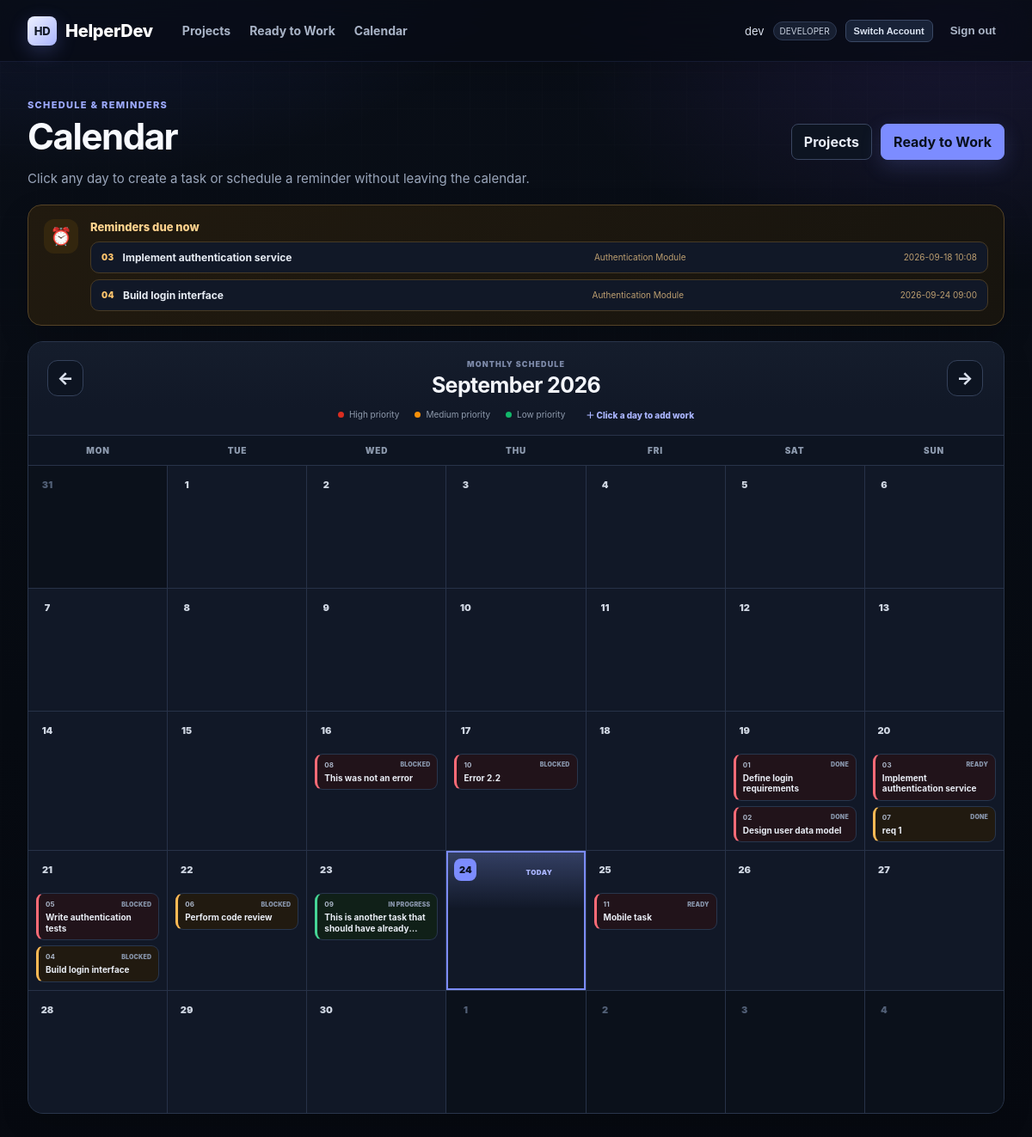
The app's page /calendar (signed in) with its own data.
### tables this page shows
CREATE TABLE users (
    id INTEGER PRIMARY KEY AUTOINCREMENT,
    username TEXT NOT NULL UNIQUE,
    password_hash TEXT NOT NULL,
    role TEXT NOT NULL CHECK(role IN ('DEVELOPER','PROJECT_MANAGER','ADMIN'))
);

CREATE TABLE tasks (
    id INTEGER PRIMARY KEY AUTOINCREMENT,
    project_id INTEGER NOT NULL REFERENCES projects(id) ON DELETE CASCADE,
    title TEXT NOT NULL,
    description TEXT NOT NULL DEFAULT '',
    task_type TEXT NOT NULL CHECK(task_type IN ('REQUIREMENTS','DESIGN','IMPLEMENTATION','BUG_FIX','TESTING','REVIEW','DOCUMENTATION','DEPLOYMENT')),
    priority TEXT NOT NULL CHECK(priority IN ('HIGH','MEDIUM','LOW')),
    progress_status TEXT NOT NULL DEFAULT 'PLANNED' CHECK(progress_status IN ('PLANNED','IN_PROGRESS','DONE')),
    assignee_id INTEGER REFERENCES users(id) ON DELETE SET NULL,
    due_date TEXT,
    reminder_at TEXT,
    archived INTEGER NOT NULL DEFAULT 0 CHECK(archived IN (0,1)),
    github_url TEXT,
    github_kind TEXT,
    github_repo TEXT,
    github_number INTEGER,
    github_state TEXT,
    github_title TEXT,
    github_synced_at TEXT,
    github_auto_complete INTEGER NOT NULL DEFAULT 0 CHECK(github_auto_complete IN (0,1)),
    created_at TEXT NOT NULL DEFAULT CURRENT_TIMESTAMP
);

CREATE TABLE projects (
    id INTEGER PRIMARY KEY AUTOINCREMENT,
    name TEXT NOT NULL,
    description TEXT NOT NULL DEFAULT ''
);

### HelperDev/app.py (the view)
    @app.get("/calendar", response_class=HTMLResponse)
    def calendar_page(request: Request, year: int | None = None, month: int | None = None,
                      message: str | None = None, error: str | None = None):
        user = require_user(request)
        if not user:
            return RedirectResponse("/login", status_code=303)
        now = datetime.now()
        year = year or now.year
        month = month or now.month
        if month < 1 or month > 12:
            raise HTTPException(400, "Invalid month")
        month_tasks = tasks.calendar_tasks(year, month)
        by_date: dict[str, list[dict]] = {}
        for t in month_tasks:
            by_date.setdefault(t["due_date"], []).append(t)
        cal = pycalendar.Calendar(firstweekday=0)
        weeks = []
        for week in cal.monthdatescalendar(year, month):
            weeks.append([{
                "date": d.isoformat(), "day": d.day, "in_month": d.month == month,
                "tasks": by_date.get(d.isoformat(), []), "today": d == now.date(),
            } for d in week])
        prev_year, prev_month = (year - 1, 12) if month == 1 else (year, month - 1)
        next_year, next_month = (year + 1, 1) if month == 12 else (year, month + 1)
        with database.connect() as conn:
            users = conn.execute("SELECT id,username,role FROM users ORDER BY username").fetchall()
        return templates.TemplateResponse(request, "calendar.html", {
            "user": user, "weeks": weeks, "month_name": pycalendar.month_name[month], "year": year, "month": month,
            "prev_year": prev_year, "prev_month": prev_month, "next_year": next_year, "next_month": next_month,
            "reminders": tasks.due_reminders_for_user(user["id"]),
            "projects": projects.list_projects(), "users": [dict(u) for u in users],
            "task_types": TASK_TYPES, "priorities": PRIORITIES,
            "reminder_candidates": tasks.reminder_candidates(user["id"], include_all=is_manager(user)),
            "message": message, "error": error,
        })

### HelperDev/templates/calendar.html (shortened to what this page needs)
{% extends "base.html" %}
{% block content %}
<section class="pagehead calendar-pagehead">
  <div>
    <span class="eyebrow">Schedule & reminders</span>
    <h1>Calendar</h1>
    <p>Click any day to create a task or schedule a reminder without leaving the calendar.</p>
  </div>
  <div class="head-actions">
    <a class="secondary button" href="/projects">Projects</a>
    <a class="primary button" href="/ready">Ready to Work</a>
  </div>
</section>
{% if reminders %}
<section class="reminder-panel" aria-label="Reminders due now">
  <div class="reminder-panel-icon">⏰</div>
  <div class="reminder-panel-body">
    <div class="reminder-panel-title">Reminders due now</div>
    <div class="reminder-list">
      {% for r in reminders %}
      <a class="reminder-item" href="/projects/{{ r.project_id }}">
        <span class="reminder-task-id">{{ '%02d'|format(r.id) }}</span>
        <span class="reminder-task-title">{{ r.title }}</span>
        <span class="reminder-project">{{ r.project_name }}</span>
        <span class="reminder-time">{{ r.reminder_at.replace('T',' ') }}</span>
      </a>
      {% endfor %}
    </div>
  </div>
</section>
{% else %}
<div class="calendar-status-ok"><span>✓</span> No reminders are due right now.</div>
{% endif %}
<section class="calendar-card">
  <div class="calendar-toolbar">
    <a class="calendar-nav-button" href="/calendar?year={{ prev_year }}&month={{ prev_month }}" aria-label="Previous month">←</a>
    <div class="calendar-month-title">
      <span class="calendar-month-kicker">Monthly schedule</span>
      <h2>{{ month_name }} {{ year }}</h2>
    </div>
    <a class="calendar-nav-button" href="/calendar?year={{ next_year }}&month={{ next_month }}" aria-label="Next month">→</a>
  </div>
  <div class="calendar-legend">
    <span><i class="legend-dot high-dot"></i> High priority</span>
    <span><i class="legend-dot medium-dot"></i> Medium priority</span>
    <span><i class="legend-dot low-dot"></i> Low priority</span>
    <span class="calendar-click-hint">＋ Click a day to add work</span>
  </div>
  <div class="calendar-weekdays" aria-hidden="true">
    {% for name in ['Mon','Tue','Wed','Thu','Fri','Sat','Sun'] %}<div>{{ name }}</div>{% endfor %}
  </div>
  <div class="calendar-month-grid">
  {% for week in weeks %}
    {% for d in week %}
    <div class="calendar-cell calendar-clickable {% if not d.in_month %}outside{% endif %} {% if d.today %}today{% endif %}"
         data-date="{{ d.date }}" tabindex="0" role="button" aria-label="Open actions for {{ d.date }}">
      <div class="calendar-cell-head">
        <span class="day-number">{{ d.day }}</span>
        <div class="calendar-cell-actions">
          {% if d.today %}<span class="today-label">Today</span>{% endif %}
        </div>
      </div>
      <div class="calendar-events">
        {% for t in d.tasks %}
        <a href="/projects/{{ t.project_id }}" class="calendar-event {{ t.priority.lower() }}" title="{{ '%02d'|format(t.id) }} · {{ t.title }}">
          <span class="event-topline"><b>{{ '%02d'|format(t.id) }}</b><span class="event-state">{{ t.effective_state.replace('_',' ') }}</span></span>
          <span class="event-title">{{ t.title }}</span>
        </a>
        {% endfor %}
      </div>
    </div>
    {% endfor %}
  {% endfor %}
  </div>
</section>
{% endblock %}

### HelperDev/templates/base.html (shortened to what this page needs)
<!doctype html>
<html lang="en">
<head>
  <link rel="stylesheet" href="/static/style.css">
</head>
<body>
<header class="topbar">
  <a class="brand" href="/projects"><span class="brandmark">HD</span> HelperDev</a>
  {% if user %}
  <nav><a href="/projects">Projects</a><a href="/ready">Ready to Work</a><a href="/calendar">Calendar</a>{% if user.role == 'ADMIN' %}<a href="/admin/users">User Management</a>{% endif %}</nav>
  <div class="userbox"><span>{{ user.username }}</span><span class="role">{{ user.role.replace('_',' ') }}</span><form method="post" action="/switch-account"><button class="switch-account-btn" type="submit" title="Sign out and return to the login page">Switch Account</button></form><form method="post" action="/logout"><button class="linkbtn" type="submit">Sign out</button></form></div>
  {% endif %}
</header>
<main class="shell">{% block content %}{% endblock %}</main>
</body>
</html>

### records on screen
users: username "dev", role.replace "DEVELOPER"
tasks: id "03", title "Implement authentication service", project_name "Authentication Module", reminder_at.replace "2026-09-18 10:08", effective_state.replace "READY"
tasks: id "04", title "Build login interface", project_name "Authentication Module", reminder_at.replace "2026-09-24 09:00", effective_state.replace "BLOCKED"
tasks: id "08", effective_state.replace "BLOCKED", title "This was not an error"
tasks: id "10", effective_state.replace "BLOCKED", title "Error 2.2"
tasks: id "01", effective_state.replace "DONE", title "Define login requirements"
tasks: id "02", effective_state.replace "DONE", title "Design user data model"
tasks: id "07", effective_state.replace "DONE", title "req 1"
tasks: id "05", effective_state.replace "BLOCKED", title "Write authentication tests"
tasks: id "06", effective_state.replace "BLOCKED", title "Perform code review"
tasks: id "09", effective_state.replace "IN PROGRESS", title "This is another task that should have…"
tasks: id "11", effective_state.replace "READY", title "Mobile task"

### other values on screen
{{ month_name }} "September"
{{ year }} "2026"
{{ name }} "MON" "TUE" "WED" "THU" "FRI" "SAT" "SUN"
{{ d.day }} "31" "1" "2" "3" "4" "5" "6" "7" "8" "9" "10" "11" "12" "13" "14" "15" "16" "17" "18" "19" "20" "21" "22" "23" "24" "25" "26" "27" "28" "29" "30" "1" "2" "3" "4"
